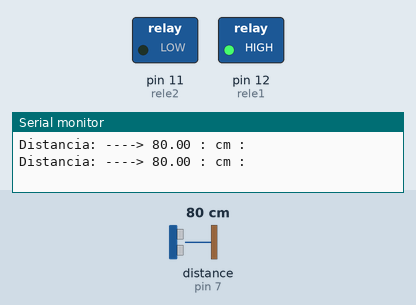
Simulated run of this sketch. Board: Arduino Uno, built with avr-gcc and run on an emulated ATmega328P. Shown: switched loads named in the sketch (green lamp = pin HIGH), the last lines printed to the serial monitor. The test bench sets the inputs (shaded band); at power-on: distance to the obstacle (sensor on pin 7) 80 cm. The echo pulse lasts 58.3 µs per cm; pins used as bus, display or sensor lines are not drawn.

Above: at 1.3 s.
1.4 s: distance to the obstacle (sensor on pin 7) set to 4 cm
3.2 s: distance to the obstacle (sensor on pin 7) set to 2 cm
At 4.4 s:
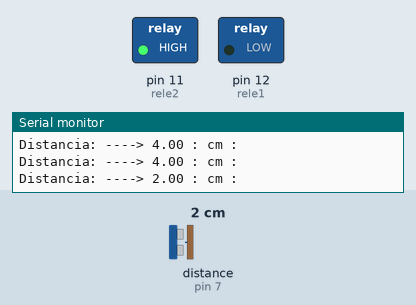
5.5 s: distance to the obstacle (sensor on pin 7) set to 6 cm
7.2 s: distance to the obstacle (sensor on pin 7) set to 9 cm
At 9.3 s:
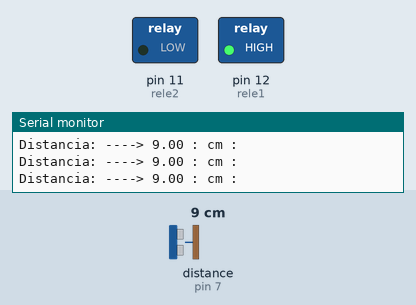
Timing chart, 0 to 10.6 s (numbered marks = the images above; inputs shaded):
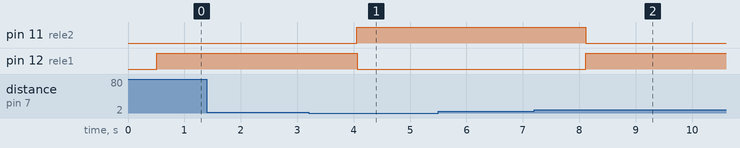

Measured:
- the behaviour switches between 3 and 2 cm on distance to the obstacle (sensor on pin 7) (found by bisection; images 0 and 1)
- the behaviour switches between 7 and 8 cm on distance to the obstacle (sensor on pin 7) (found by bisection; images 1 and 2)
- after the input at 3.2 s, pin 11 (rele2): LOW → HIGH after 0.86 s; pin 12 (rele1): HIGH → LOW after 0.86 s
- after the input at 7.2 s, pin 11 (rele2): HIGH → LOW after 0.91 s; pin 12 (rele1): LOW → HIGH after 0.91 s

The sketch:

ultra_e_rele.ino
```cpp
//=========================================================================================================================================================================
/*
 * <<<<<<<<<<<<<<<<<<<<<<<<<<<<<<<<<<<<<<<<<<<<<<<<<<<<<<<<<<<<<<<<<<<<<<<<<<<<<<<<<<<<<<<<<<<
 *####### ===========PROGRAMA DESENVOLVIDO PARA O CONTROLE DE NÍVEL DE ÁGUA ============== #######
=====>>>>> PROJETO INTERDISCIPLINAR 6 ---> CENTRO UNIVERSITÁRIO SALESIANO DE SÃO PAULO - UNISAL
=====>>>>> PROFESSOR ---> WILSON DE FREITAS MUNIZ
=====>>>>> GRUPO G5 --->
=====>>>>> ARDUINO UTILIZADO ---> ARDUINO UNO
=====>>>>> BATERIA 12 V .DC. .9 Ah.
=====>>>>> SENSOR UTILIZADO ---> SENSOR ULTRASÔNICO.
=====>>>>> COMUTADOR UTILIZADO ---> 2 RELES.
=====>>>>> PLACA SOLAR UTILIZADA ---> .
<<<<<<<<<<<<<<<<<<<<<<<<<<<<<<<<<<<<<<<<<<<<<<<<<<<<<<<<<<<<<<<<<<<<<<<<<<<<<<<<<<<<<<<<<<<<<<
*/
//=========================================================================================================================================================================
// INCLUSÃO DE BIBLIOTECAS

#include "Ultrasonic.h" //INCLUSÃO DA BIBLIOTECA NECESSÁRIA PARA FUNCIONAMENTO DO CÓDIGO

//=========================================================================================================================================================================
//DECLARAÇÃO DE VARIÁVEIS

const int echoPin = 7; //PINO DIGITAL 7. UTILIZADO PELO HC-SR04 ECHO(RECEBE)
const int trigPin = 6; //PINO DIGITAL 6. UTILIZADO PELO HC-SR04 TRIG(ENVIA)
const int rele1 = 12; // PINO DIGITAL 12. UTILIZADO PARA O RELE 1. ACIONA BATERIA
const int rele2 = 11; // PINI DIGITAL 11. UTILIZADO PARA O RELE 2. CONTROLE DOS LEDS

Ultrasonic ultrasonic(trigPin,echoPin); //INICIALIZANDO OS PINOS DO ARDUINO

float distancia; //VARIÁVEL DO TIPO INTEIRO
String result; //VARIÁVEL DO TIPO STRING

//=========================================================================================================================================================================
// FUNÇÃO DE SETUP

void setup(){
  Serial.begin(9600); //INICIALIZA A PORTA SERIAL
  pinMode(echoPin, INPUT); //DEFINE O PINO COMO ENTRADA (RECEBE)
  pinMode(trigPin, OUTPUT); //DEFINE O PINO COMO SAIDA (ENVIA)
  pinMode(rele1, OUTPUT); // DEFINE  O PINO DO RELE1 COMO SAIDA
  pinMode (rele2,OUTPUT); // DEFINE O PINI DO RELE 2 COMO SAIDA

  }

//=========================================================================================================================================================================
// FUNÇÃO DE LOOP

void loop(){

  hcsr04(); // FAZ A CHAMADA DO MÉTODO "hcsr04()"
  Serial.print("\nDistancia: ----> "); //IMPRIME O TEXTO NO MONITOR SERIAL
  Serial.print(result); ////IMPRIME NO MONITOR SERIAL A DISTÂNCIA MEDIDA
  Serial.println(" : cm : "); //IMPRIME O TEXTO NO MONITOR SERIAL

  if(distancia >=8){ // SE A DISTÂNCIA FOR MAIOR QUE 8, ACIONA BOMBA
  digitalWrite(rele2, LOW); //liga bateria
  delay(5); // DELAY DE 5 MILISEGUNDOS
  digitalWrite(rele1, HIGH); //liga bomba
  }
  else if (distancia < 3){ // SE A DISTÂNCIA FOR MENOR QUE TRÊS BOMBA DESLIGA
  digitalWrite(rele2, HIGH); // desliga bateria
  delay(5); // DELAY DE 5 MILESEGUNDOS
  digitalWrite(rele1, LOW);// liga bomba
  }
  else{ // SE NÃO LER ENTRE ESSE PADRÃO DA UM DELAY DE 400 MILISEGUNDOS
  //IMPRIME O TEXTO NO MONITOR SERIAL
  delay(5); // DELAY DE 5 MILESEGUNDOS
  }
  }

//=========================================================================================================================================================================

//MÉTODO RESPONSÁVEL POR CALCULAR A DISTÂNCIA
void hcsr04(){
    digitalWrite(trigPin, LOW); //SETA O PINO 6 COM UM PULSO BAIXO "LOW"
    delayMicroseconds(2); //INTERVALO DE 2 MICROSSEGUNDOS
    digitalWrite(trigPin, HIGH); //SETA O PINO 6 COM PULSO ALTO "HIGH"
    delayMicroseconds(10); //INTERVALO DE 10 MICROSSEGUNDOS
    digitalWrite(trigPin, LOW); //SETA O PINO 6 COM PULSO BAIXO "LOW" NOVAMENTE
    //FUNÇÃO RANGING, FAZ A CONVERSÃO DO TEMPO DE
    //RESPOSTA DO ECHO EM CENTIMETROS, E ARMAZENA
    //NA VARIAVEL "distancia"
    distancia = (ultrasonic.Ranging(CM)); //VARIÁVEL GLOBAL RECEBE O VALOR DA DISTÂNCIA MEDIDA
    result = String(distancia); //VARIÁVEL GLOBAL DO TIPO STRING RECEBE A DISTÂNCIA(CONVERTIDO DE INTEIRO PARA STRING)
    delay(500); //INTERVALO DE 500 MILISSEGUNDOS
 }
```
